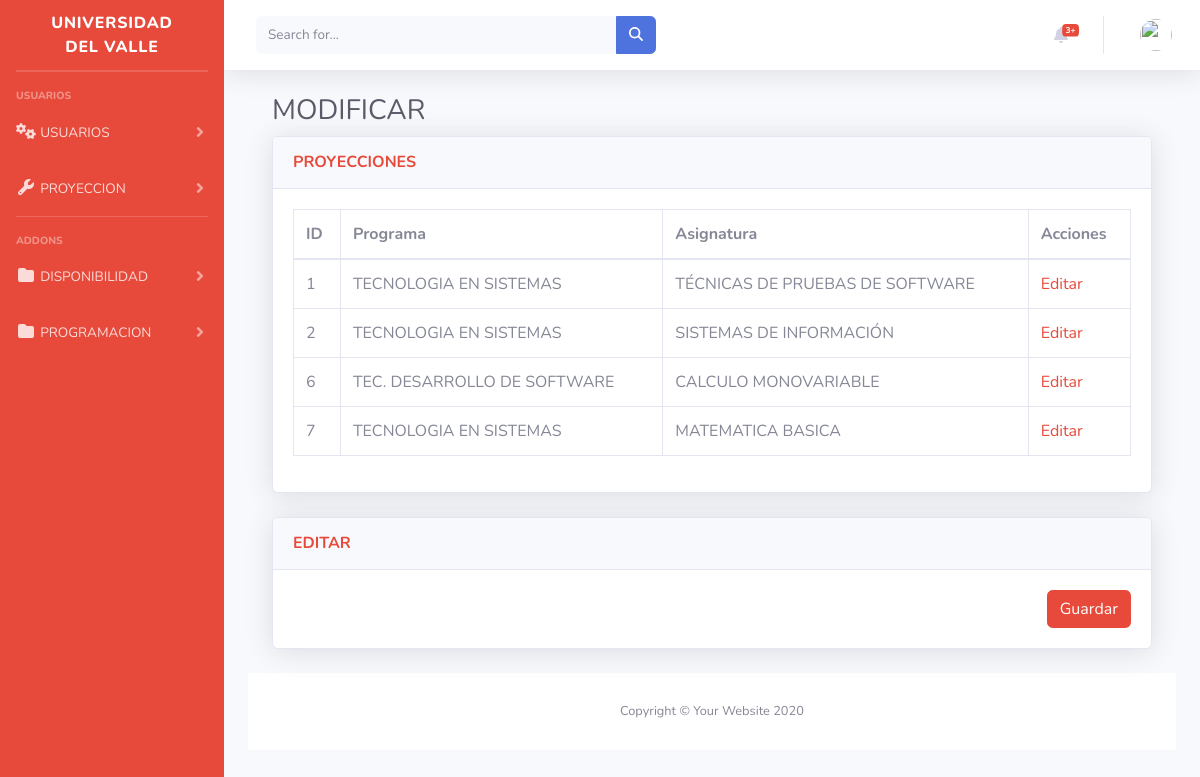
Before: /inicio/editar with the older database file.
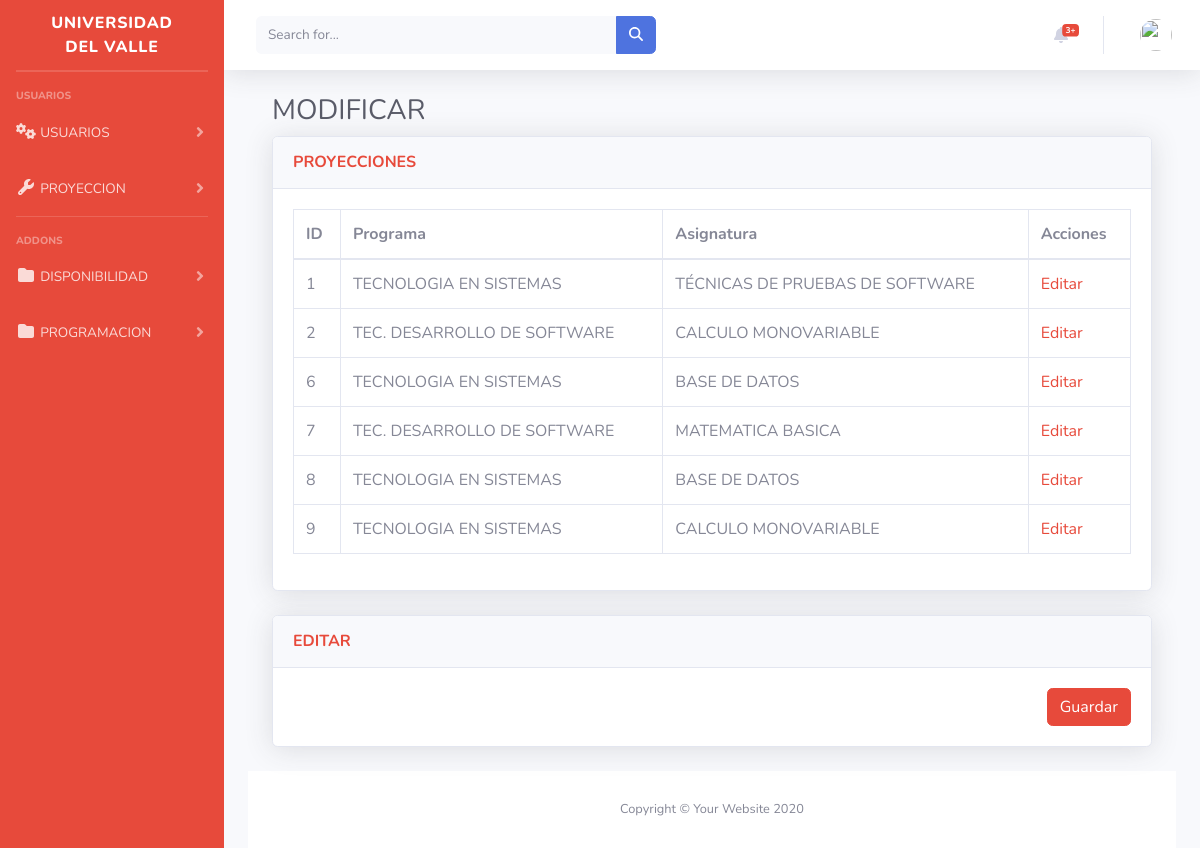
After: the same page with the newer database file.
### inicio/models.py (models this page shows, shortened)
class Proyeccion(models.Model):
    id = models.AutoField(primary_key=True)
    id_programas = models.ForeignKey(Programas, on_delete=models.CASCADE)
    id_asignatura = models.ForeignKey(Asignatura, on_delete=models.CASCADE, null=True)
    total_semana = models.IntegerField(default=19)
    num_profesores = models.IntegerField(default=1)
    semestre = models.IntegerField(default=1)

class Programas(models.Model):
    codigo = models.AutoField(primary_key=True)
    cod = models.CharField(max_length=200)
    nombre = models.CharField(max_length=200)
    correo = models.CharField(max_length=200)
    jornada = models.CharField(max_length=200)
    def __str__(self):
        return self.nombre

class Asignatura(models.Model):
    id = models.AutoField(primary_key=True)
    codigo= models.CharField(max_length=200)
    nombre = models.CharField(max_length=200)
    creditos = models.IntegerField()
    intensidad = models.IntegerField()
    def __str__(self):
        return self.nombre

### inicio/views.py (the view)
# urls.py: path('editar', views.proyeccion_list, name='lista'),
def proyeccion_list(request):
    proyecciones = Proyeccion.objects.all()
    return render(request, 'editarProyeccion.html', {'proyecciones': proyecciones})

### inicio/templates/editarProyeccion.html (shortened to what this page needs)
{% extends "base.html" %}
  {%block content%}
  {%load static%}
  <div>
  <!DOCTYPE html>
  <html lang="en">
  <head>
      <link rel="stylesheet" href="https://cdnjs.cloudflare.com/ajax/libs/font-awesome/5.15.3/css/all.min.css" />
      <link href="vendor/fontawesome-free/css/all.min.css" rel="stylesheet" type="text/css">
      <link href="css/sb-admin-2.min.css" rel="stylesheet">
      <link href="vendor/datatables/dataTables.bootstrap4.min.css" rel="stylesheet">
  </head>
  <body id="page-top">
                  <div class="container-fluid">
                      <h1 class="h3 mb-2 text-gray-800">MODIFICAR</h1>
                      <div class="card shadow mb-4">
                          <div class="card-header py-3">
                              <h6 class="m-0 font-weight-bold text-danger">PROYECCIONES</h6>
                          </div>
                          <div class="card-body">
                              <div class="table-responsive">
                                  <table class="table table-bordered" id="dataTable" width="100%" cellspacing="0">
                                    <thead>
                                      <tr>
                                        <th>ID</th>
                                        <th>Programa</th>
                                        <th>Asignatura</th>
                                        <th>Acciones</th>
                                      </tr>
                                    </thead>
                                    <tbody>
                                        {% for proyeccion in proyecciones %}
                                        <tr>
                                            <td>{{ proyeccion.id }}</td>
                                            <td>{{ proyeccion.id_programas }}</td>
                                            <td>{{ proyeccion.id_asignatura }}</td>
                                            <td>
                                          <a class="text-danger" href="{% url 'editar_proyeccion' id=proyeccion.id %}">Editar</a>
                                        </td>
                                      </tr>
                                        {% endfor %}
                                    </tbody>
                                  </table>
                              </div>
                            </div>
                      </div>
                      <div class="card shadow mb-4">
                        <div class="card-header py-3">
                          <h6 class="m-0 font-weight-bold text-danger">EDITAR</h6>
                      </div>
                      <div class="card-body">
                        <div class="table-responsive">
                       <form method="post">
                        <div class="text-right">
                          <button type="submit" class="btn btn-danger hide">Guardar</button>
                        </div>
                      </div>
                        </div>
                      </div>
                  </div>
              </div>
              <footer class="sticky-footer bg-white">
                  <div class="container my-auto">
                      <div class="copyright text-center my-auto">
                          <span>Copyright &copy; Your Website 2020</span>
                      </div>
                  </div>
              </footer>
          </div>
      </div>
  </body>
  </html>
  {%endblock%}

Changed rows visible on the page:
changed Proyeccion id 2: id_programas "TECNOLOGIA EN SISTEMAS" → "TEC. DESARROLLO DE SOFTWARE"; id_asignatura "SISTEMAS DE INFORMACIÓN" → "CALCULO MONOVARIABLE"
changed Proyeccion id 6: id_programas "TEC. DESARROLLO DE SOFTWARE" → "TECNOLOGIA EN SISTEMAS"; id_asignatura "CALCULO MONOVARIABLE" → "BASE DE DATOS"
changed Proyeccion "MATEMATICA BASICA": id_programas "TECNOLOGIA EN SISTEMAS" → "TEC. DESARROLLO DE SOFTWARE"
added Proyeccion: id "8", id_programas "TECNOLOGIA EN SISTEMAS", id_asignatura "BASE DE DATOS"
added Proyeccion: id "9", id_programas "TECNOLOGIA EN SISTEMAS", id_asignatura "CALCULO MONOVARIABLE"
